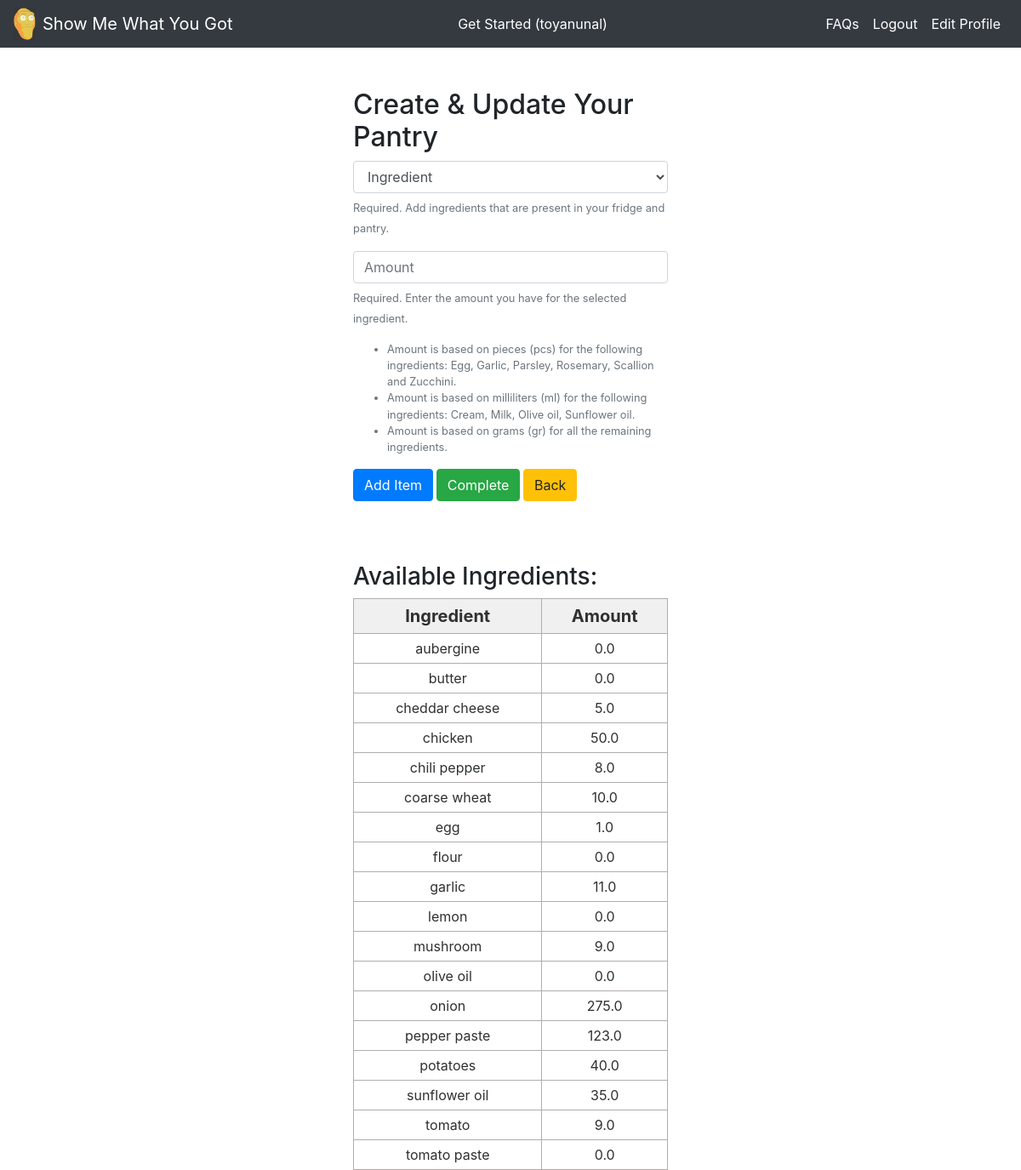
The app's page /pantry_create/ (signed in), older data.
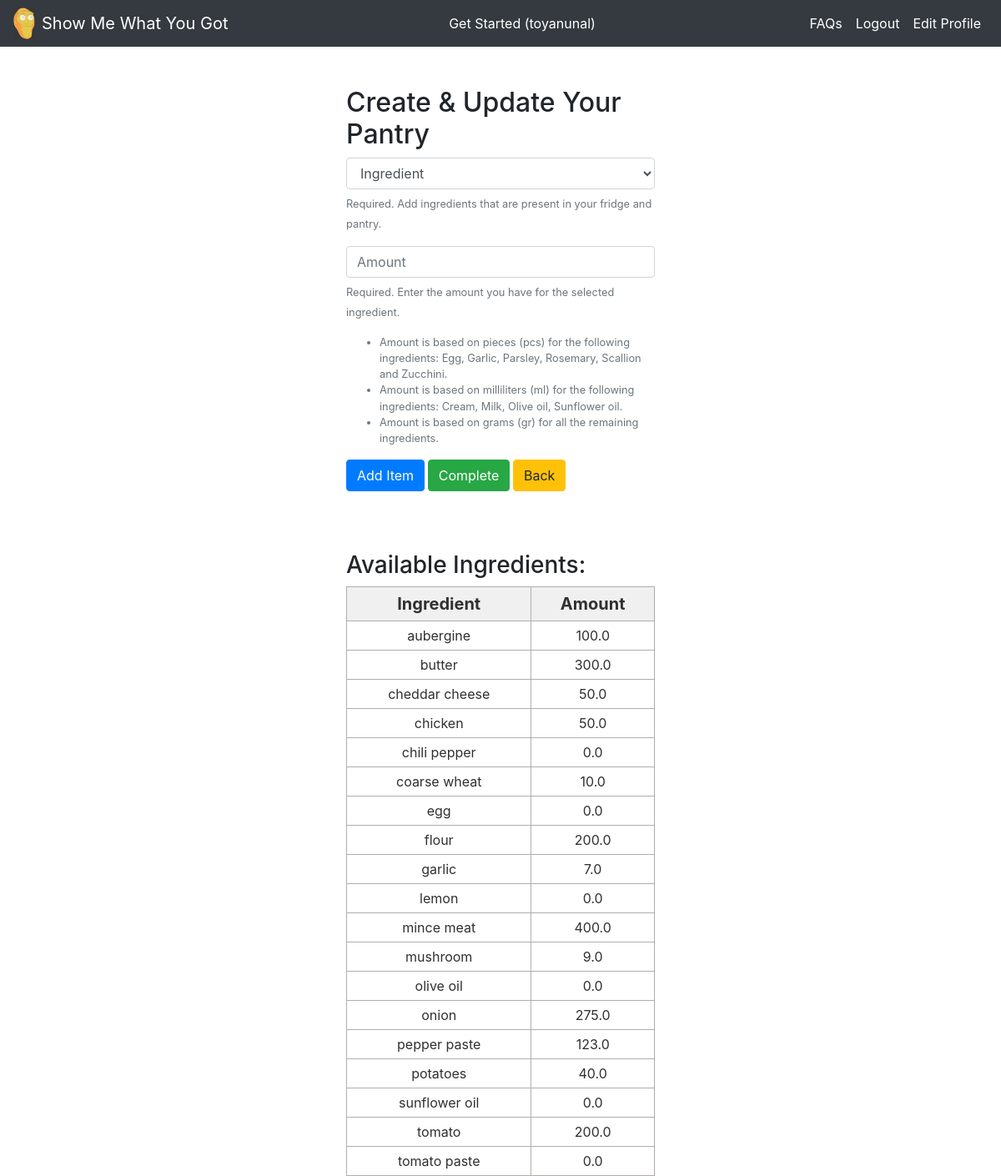
The same page, newer data.
### rrs_app/models.py (models this page shows, shortened)
class UserIngredient(models.Model):
    user = models.ForeignKey(User, on_delete=models.CASCADE)
    ingredient = models.ForeignKey(Ingredient, on_delete=models.CASCADE)
    amount = models.FloatField(default=0)
    total_cost = models.FloatField(default=0, blank=True)
    class Meta:
        unique_together = (('user', 'ingredient'))
        ordering = ('user','ingredient')

class Ingredient(models.Model):
    title = models.CharField(max_length=128)
    unit_type = models.CharField(max_length=16)
    unit_cost = models.FloatField(default=0)
    photo = models.ImageField(null=True, upload_to='ingredient_photos/')
    class Meta:
        ordering = ('title',)
    def __str__(self):
        return self.title

### rrs_app/views.py (the view, shortened to what this page needs)
# urls.py: path('pantry_create/',views.useringredient_form_view,name='pantry_create'),
def useringredient_form_view(request):
    form = forms.UserIngredientForm()
    if not request.user.is_authenticated:
        messages.warning(request, ('Redirecting to the home page!'))
        return redirect('home')
    ingredient_list = UserIngredient.objects.filter(user=request.user)
    return render(request, 'rrs_app/useringredient_form.html', {'form':form, 'ingredient_list':ingredient_list})

### rrs_app/templates/rrs_app/useringredient_form.html (shortened to what this page needs)
{% extends 'rrs_app/base.html' %}
{% block content %}
<br></br>
<div class = "col-md-4 offset-md-4">
  <h2> Create & Update Your Pantry </h2>
  <form method="POST", action="{% url 'pantry_create' %}">
    {{ form.as_p }}
    <input type="submit" class="btn btn-primary" name="add" value="Add Item">
    <input type="submit" class='btn btn-success' name="complete" value="Complete">
    <a class='btn btn-warning' href="{% url 'input_form' %}">Back</a>
  </form>
<br></br> <br></br>
<h3> Available Ingredients: </h3>
  <table class="demTable">
    <thead>
      <tr>
        <th>Ingredient</th>
        <th>Amount</th>
			</tr>
		</thead>
    <tbody>
      {% for ingredient_object in ingredient_list %}
			<tr>
        <td>{{ingredient_object.ingredient}}</td>
        <td>{{ingredient_object.amount|floatformat:1}}</td>
      </tr>
      {% endfor %}
</div>
{% endblock %}

Row changes from the older to the newer data that the page shows:
changed UserIngredient "aubergine": amount "0.0" → "100.0"
changed UserIngredient "butter": amount "0.0" → "300.0"
changed UserIngredient "cheddar cheese": amount "5.0" → "50.0"
changed UserIngredient "chili pepper": amount "8.0" → "0.0"
changed UserIngredient "egg": amount "1.0" → "0.0"
changed UserIngredient "flour": amount "0.0" → "200.0"
changed UserIngredient "garlic": amount "11.0" → "7.0"
added UserIngredient: ingredient "mince meat", amount "400.0"
changed UserIngredient "sunflower oil": amount "35.0" → "0.0"
changed UserIngredient "tomato": amount "9.0" → "200.0"
